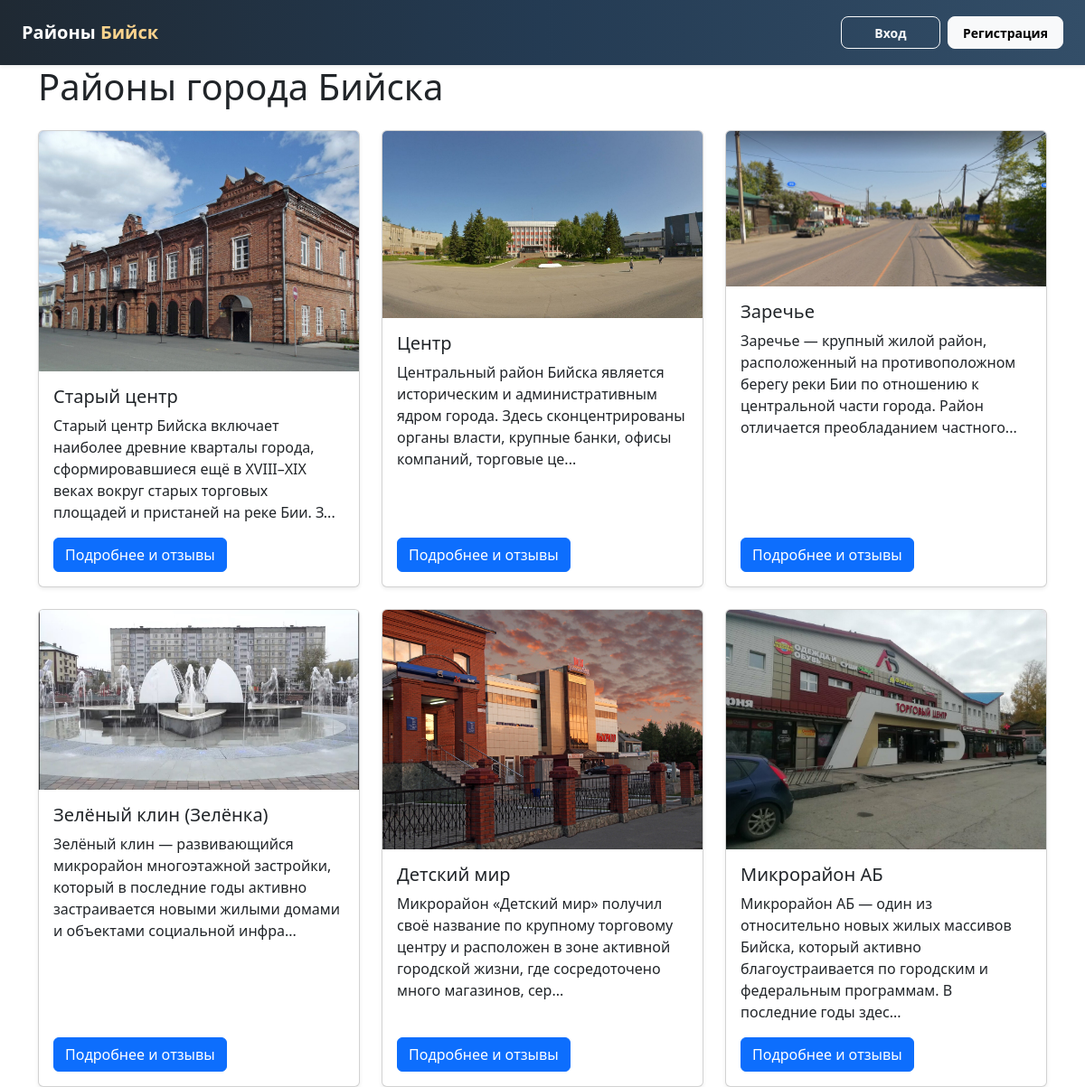
The page / on the database its author committed.
### app.py (models this page shows)
class District(db.Model):
    id = db.Column(db.Integer, primary_key=True)
    name = db.Column(db.String(150), nullable=False)
    description = db.Column(db.Text)
    image_filename = db.Column(db.String(255))
    reviews = db.relationship(
        'Review',
        backref='district',
        lazy=True,
        cascade='all, delete-orphan'
    )
    images = db.relationship(
        'DistrictImage',
        backref='district',
        lazy=True,
        cascade='all, delete-orphan'
    )

class DistrictImage(db.Model):
    id = db.Column(db.Integer, primary_key=True)
    filename = db.Column(db.String(255), nullable=False)
    district_id = db.Column(db.Integer, db.ForeignKey('district.id'), nullable=False)

### app.py (the view)
@app.route('/')
def index():
    districts = District.query.all()
    return render_template('index.html', districts=districts)

### templates/index.html (shortened to what this page needs)
{% extends 'base.html' %}
{% block content %}
<h1 class="mb-4">Районы города Бийска</h1>
{% if districts %}
  <div class="row row-cols-1 row-cols-md-2 row-cols-lg-3 g-4">
    {% for d in districts %}
      <div class="col">
        <div class="card h-100 shadow-sm">
          {% set first_image = d.images[0] if d.images else None %}
          {% if first_image %}
            <img src="{{ url_for('static', filename='districts/' ~ first_image.filename) }}"
                 class="card-img-top" alt="{{ d.name }}">
          {% endif %}
          <div class="card-body d-flex flex-column">
            <h5 class="card-title">{{ d.name }}</h5>
            {% if d.description %}
              <p class="card-text">
                {{ d.description[:160] }}{% if d.description|length > 160 %}...{% endif %}
              </p>
            {% else %}
              <p class="card-text text-muted">Описание района не задано.</p>
            {% endif %}
            <div class="mt-auto">
              <a href="{{ url_for('district_detail', district_id=d.id) }}"
                 class="btn btn-primary">Подробнее и отзывы</a>
            </div>
          </div>
        </div>
      </div>
    {% endfor %}
  </div>
{% endif %}
{% endblock %}

### rows shown on the page
District: filename (picture), name "Старый центр", description "Старый центр Бийска включает наиболее древние кварталы города, сформировавшиеся ещё в XVIII–XIX веках вокруг старых торговых площадей и пристаней на реке Бии. З"
District: filename (picture), name "Центр", description "Центральный район Бийска является историческим и административным ядром города. Здесь сконцентрированы органы власти, крупные банки, офисы компаний, торговые це"
District: filename (picture), name "Заречье", description "Заречье — крупный жилой район, расположенный на противоположном берегу реки Бии по отношению к центральной части города. Район отличается преобладанием частного"
District: filename (placeholder picture), name "Зелёный клин (Зелёнка)", description "Зелёный клин — развивающийся микрорайон многоэтажной застройки, который в последние годы активно застраивается новыми жилыми домами и объектами социальной инфра"
District: filename (picture), name "Детский мир", description "Микрорайон «Детский мир» получил своё название по крупному торговому центру и расположен в зоне активной городской жизни, где сосредоточено много магазинов, сер"
District: filename (picture), name "Микрорайон АБ", description "Микрорайон АБ — один из относительно новых жилых массивов Бийска, который активно благоустраивается по городским и федеральным программам. В последние годы здес"
